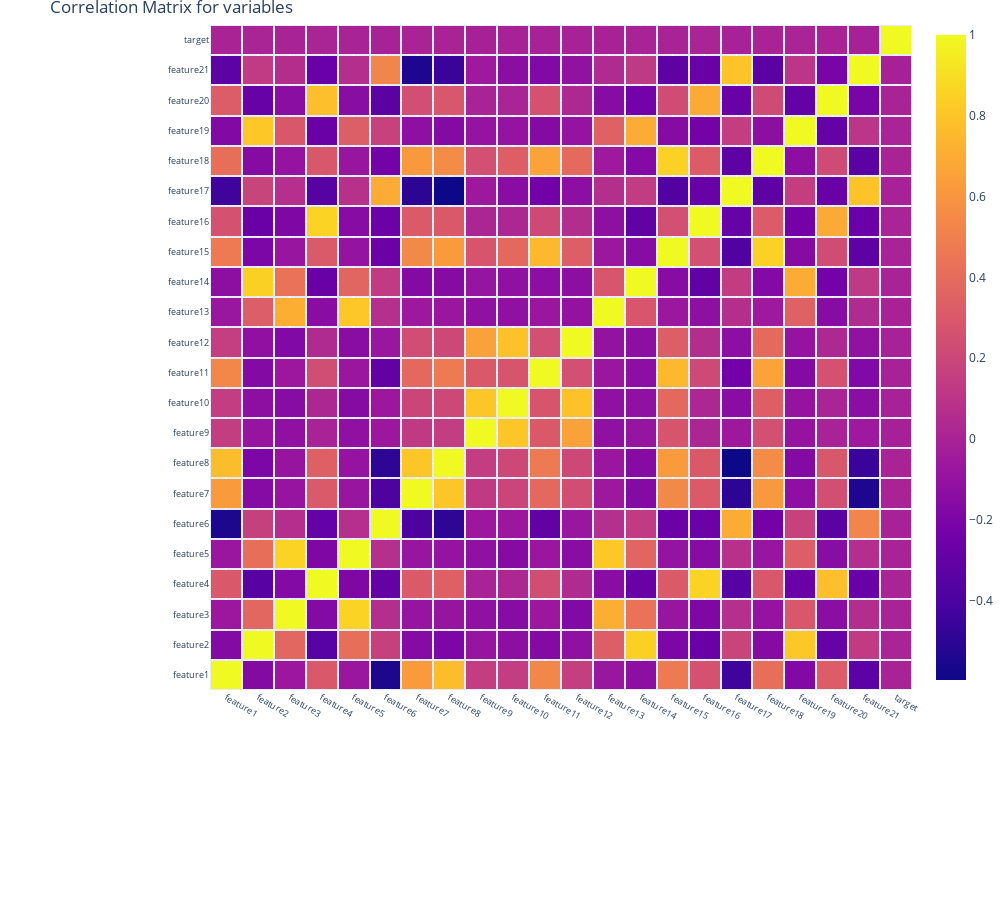

Source (notebook cell):
### Code cell
correlation_plot(data)

### Figure 1 — Plotly figure (JSON) as saved in the notebook; plotly's stock layout.template omitted (floating-point values rounded to 4 significant figures; data arrays with more than 128 entries replaced by an {"elided": "..."} marker saying what was removed)
{"data": [{"colorscale": [[0, "#0d0887"], [0.1111, "#46039f"], [0.2222, "#7201a8"], [0.3333, "#9c179e"], [0.4444, "#bd3786"], [0.5556, "#d8576b"], [0.6667, "#ed7953"], [0.7778, "#fb9f3a"], [0.8889, "#fdca26"], [1, "#f0f921"]], "type": "heatmap", "x": ["feature1", "feature2", "feature3", "feature4", "feature5", "feature6", "feature7", "feature8", "feature9", "feature10", "feature11", "feature12", "feature13", "feature14", "feature15", "feature16", "feature17", "feature18", "feature19", "feature20", "feature21", "target"], "xgap": 2, "y": ["feature1", "feature2", "feature3", "feature4", "feature5", "feature6", "feature7", "feature8", "feature9", "feature10", "feature11", "feature12", "feature13", "feature14", "feature15", "feature16", "feature17", "feature18", "feature19", "feature20", "feature21", "target"], "ygap": 2, "z": {"elided": "22x22 float values"}}], "layout": {"autosize": false, "height": 900, "margin": {"b": 210, "l": 210, "r": 0, "t": 25}, "title": {"text": "Correlation Matrix for variables"}, "width": 1000, "xaxis": {"tickfont": {"size": 9}}, "yaxis": {"tickfont": {"size": 9}}}}
